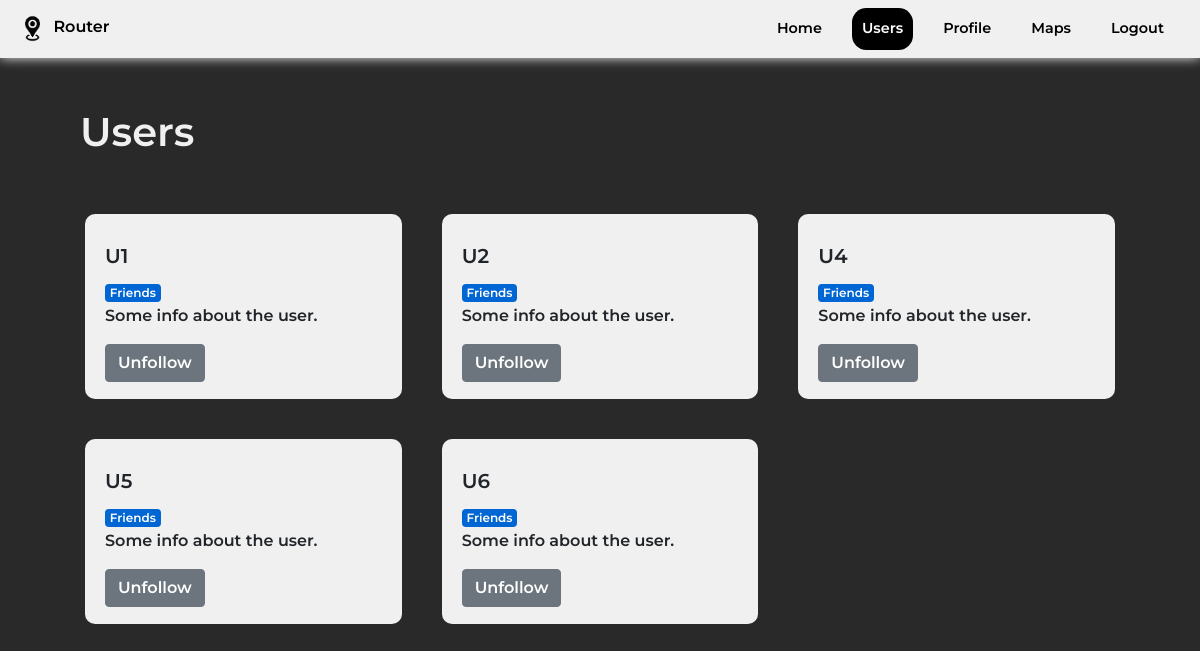
/users (signed in), run on the app's committed database.
### app/models.py (models this page shows, shortened)
class User(db.Model, UserMixin):
    id = db.Column(db.Integer, primary_key=True)
    username = db.Column(db.String(80), unique=True, nullable=False)
    fName = db.Column(db.String(80), nullable=False)
    lName = db.Column(db.String(80), nullable=False)
    pw_hash = db.Column(db.String(255), nullable=False)
    email = db.Column(db.String(120), unique=True, nullable=False)
    admin = db.Column(db.Boolean, default=False)
    friends = db.relationship('User', secondary=friendship,
                              primaryjoin=(id == friendship.c.user_id),
                              secondaryjoin=(id == friendship.c.friend_id),
                              backref=db.backref('friendship', lazy='dynamic'),
                              lazy='dynamic')
    @property
    def pw(self):
        raise AttributeError("password is not a readable attribute")

### app/views.py (the view)
@app.route('/users')
@admin_not_allowed
def users():
    all_users = User.query.filter(User.id != current_user.id).all()
    users_info = []
    is_subscribed = PaymentMethod.query.filter_by(user_id=current_user.id).\
        first()
    for user in all_users:
        if user.admin:
            continue
        is_following = current_user.friends.filter(friendship.c.friend_id ==
                                                   user.id).count() > 0
        followed_by = user.friends.filter(friendship.c.friend_id ==
                                          current_user.id).count() > 0
        users_info.append({
            'user': user,
            'is_following': is_following,
            'followed_by': followed_by
        })
    if is_subscribed:
        return render_template('users.html', users_info=users_info,
                               is_subscribed=is_subscribed)
    return render_template('users.html', users_info=users_info)

### app/auth.py (called while the page is built)
def admin_not_allowed(f):
    @wraps(f)
    def decorated_function(*args, **kwargs):
        if not current_user.is_authenticated:
            return redirect(url_for('login'))
        if current_user.admin:
            return redirect(url_for('admin'))
        return f(*args, **kwargs)
    return decorated_function

### app/views.py (called while the page is built)
@login_manager.user_loader
def load_user(user_id):
    return models.User.query.get(int(user_id))

### app/templates/users.html (shortened to what this page needs)
<!DOCTYPE html>
{% extends 'index.html' %}
{% block content %}
<body class="user-body">
    <div class="user">
        <div class="user-navbar" id="user-navbar">
            <nav class="navbar navbar-expand-sm">
            <a class="navbar-logo" href="{{ url_for('index') }}">
                <img
                src="{{ url_for('static', filename='img/gps.png') }}"
                width="33"
                height="27"
                class="d-inline-block align-top"
                alt="GPS Icon" />
                Router
            </a>
            <div class="collapse navbar-collapse justify-content-end" id="navbarNav">
                <ul class="navbar-nav">
                {% if current_user.is_authenticated %}
                <li class="nav-item">
                    <a class="nav-link" href="{{ url_for('index') }}"
                    >Home <span class="sr-only">(current)</span></a>
                </li>
                <li class="nav-item active">
                    <a class="nav-link current" href="{{ url_for('users') }}">Users</a>
                </li>
                <li class="nav-item">
                    <a class="nav-link" href="{{ url_for('profile') }}">Profile</a>
                </li>
                {% if is_subscribed %}
                <li class="nav-item">
                <a class="nav-link" href="{{ url_for('map') }}">Maps</a>
                </li>
                {% endif %}
                <li class="nav-item">
                    <a class="nav-link" href="{{ url_for('logout') }}">Logout</a>
                </li>
                {% endif %}
                </ul>
            </div>
            </nav>
        </div>
        <div class="container">
            <h2>Users</h2>
            <div class="row">
                {% for user_info in users_info %}
                {% if not user_info.user.admin %}
                <div class="col-md-4 small-container">
                    <div class="user-card">
                        <div class="card-body">
                            <h5 class="card-title">{{ user_info.user.username }}</h5>
                            {% if user_info.followed_by and user_info.is_following %}
                            <span class="badge badge-friends">Friends</span>
                            {% elif user_info.followed_by %}
                            <span class="badge badge-followed">Following you</span>
                            {% elif user_info.is_following %}
                            <span class="badge badge-warning">Followed by you</span>
                            {% endif %}
                            <p class="card-text">Some info about the user.</p>
                            {% if not user_info.is_following %}
                                <a href="{{ url_for('follow', friend_id=user_info.user.id) }}" class="btn btn-primary">Follow</a>
                            {% else %}
                                <a href="{{ url_for('unfollow', friend_id=user_info.user.id) }}" class="btn btn-secondary">Unfollow</a>
                            {% endif %}
                        </div>
                    </div>
                </div>
                {% endif %}
                {% endfor %}
            </div>
        </div>
    </div>
</body>
{% endblock %}

### app/static/style.css (style rules this page uses)
html { scroll-behavior: smooth; }
* { margin: 0; padding: 0; font-family: "mont", Arial; }
#navbarNav ul li a { text-decoration: none; margin: 0 10px; border-radius: 1em; color: black; padding: 10px; transition: 0.6s; display: block; font-size: 0.9em; }
#navbarNav a.current { background-color: black; color: white; }
.navbar-logo { text-decoration: none; color: black; }
.card-title { margin-top: 10px; }
.container { padding: 50px; }
.user-body { background-color: rgb(42, 41, 41); }
.container h2 { color: #f0f0f0; padding-bottom: 30px; font-size: 40px; }
.small-container { padding: 20px; }
.small-container .user-card { border-radius: 10px; background-color: #f0f0f0; height: 185px; }
.user-navbar { background: #f0f0f0; box-shadow: 0 0 11px 0px #f0f0f0; }
.badge-friends { background-color: #0066d3;; color: white; }

### data on the page
User: user.username "U1"
User: user.username "U2"
User: user.username "U4"
User: user.username "U5"
User: user.username "U6"
